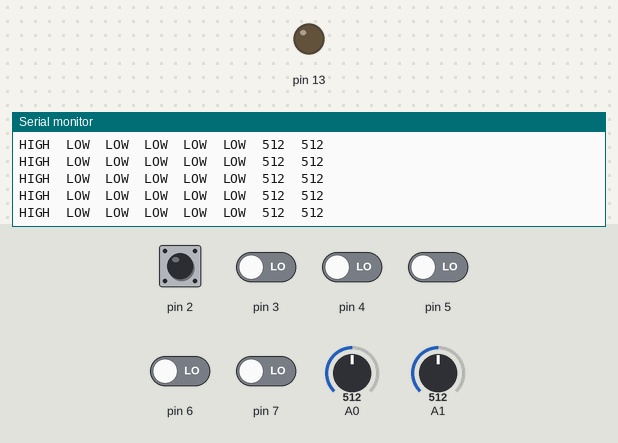
Bench run of a sketch on a simulated Arduino Uno, built with avr-gcc and run on an emulated ATmega328P. On the bench: output pins drawn as LEDs (lit = HIGH), the last lines printed to the serial monitor. The test bench sets the inputs (shaded band); at power-on: pin 2 HIGH, pin 3–7 LOW, A0 = 512, A1 = 512.

Above: at 1.2 s.
1.3 s: A0 set to 991
At 1.8 s:
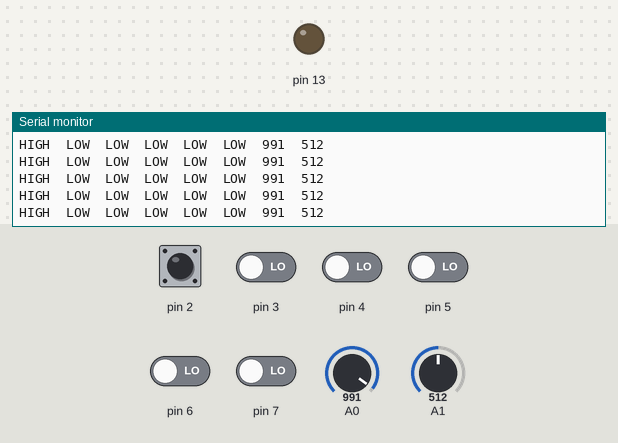
4.3 s: A0 set to 1010
At 5.0 s:
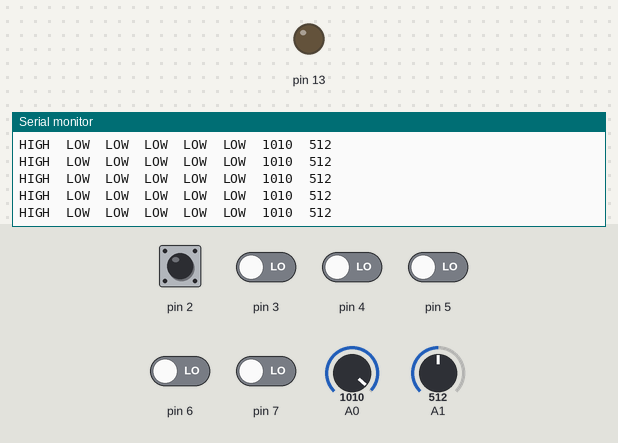
7.3 s: A1 set to 104
At 8.1 s:
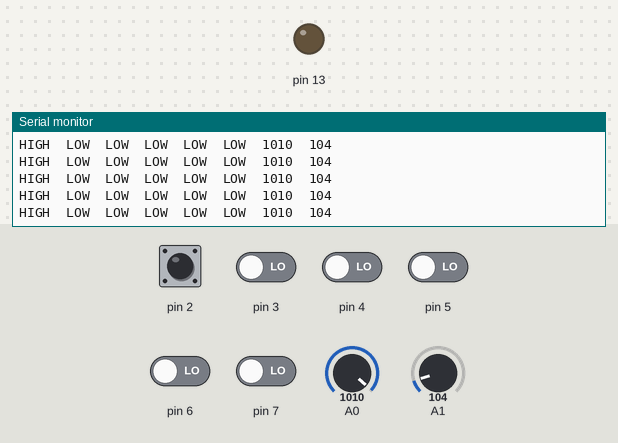
10.3 s: A1 set to 92
At 11.1 s:
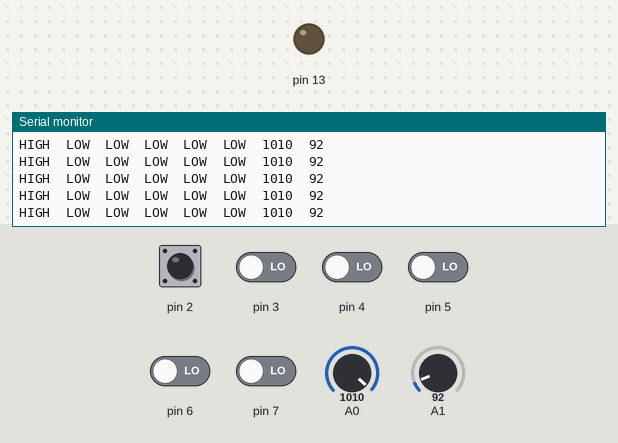
Timing chart, 0 to 13.3 s (numbered marks = the images above; inputs shaded):
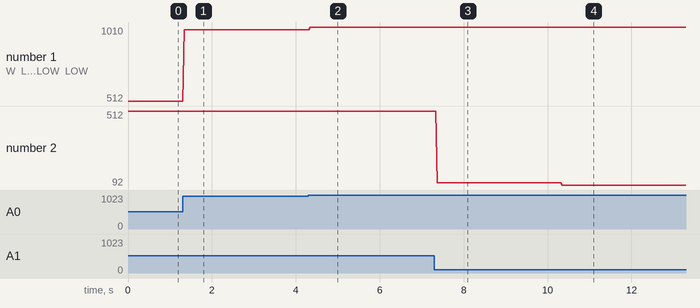

Measured:
- after the input at 1.3 s, the serial monitor: prints a new line at once (image 1)
- after the input at 4.3 s, the serial monitor: prints a new line after 0.05 s (image 2)
- after the input at 7.3 s, the serial monitor: prints a new line after 0.07 s (image 3)
- after the input at 10.3 s, the serial monitor: prints a new line after 0.06 s (image 4)
- plotted number 1: 512 → 991 after the input at 1.3 s, 991 → 1010 after the input at 4.3 s
- plotted number 2: 512 → 104 after the input at 7.3 s, 104 → 92 after the input at 10.3 s

The sketch:

switch_2.ino
```cpp
void setup() {
  pinMode(2,INPUT) ;
  pinMode(3,INPUT) ;
  pinMode(4,INPUT) ;
  pinMode(5,INPUT) ;
  pinMode(6,INPUT) ;
  pinMode(7,INPUT) ;
  pinMode(13,OUTPUT) ;
  Serial.begin(9600);
}

void loop() {
  for(int i = 2; i<8; i++){
    if (digitalRead(i) == LOW) {
      Serial.print("LOW");
      Serial.print("\t");
    }else{
      Serial.print("HIGH");
      Serial.print("\t");
    }
  }
  int val=analogRead(0);
  Serial.print(val);
  Serial.print("\t");
  int val1=analogRead(1);
  Serial.print(val1);
  Serial.println("");
}
```
